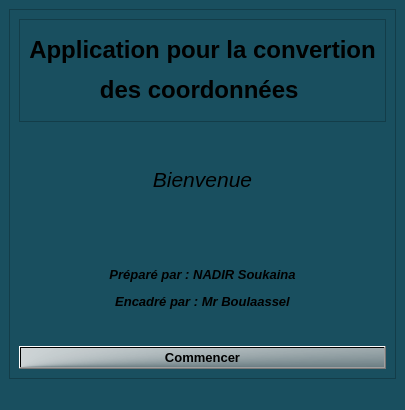
<?xml version="1.0" encoding="UTF-8"?>
<ui version="4.0">
 <class>MainWindow</class>
 <widget class="QMainWindow" name="MainWindow">
  <property name="geometry">
   <rect>
    <x>0</x>
    <y>0</y>
    <width>312</width>
    <height>410</height>
   </rect>
  </property>
  <property name="windowTitle">
   <string>MainWindow</string>
  </property>
  <property name="styleSheet">
   <string notr="true">background-color: rgb(25, 79, 95);</string>
  </property>
  <widget class="QWidget" name="centralwidget">
   <layout class="QVBoxLayout" name="verticalLayout">
    <item>
     <widget class="QFrame" name="frame_4">
      <property name="frameShape">
       <enum>QFrame::StyledPanel</enum>
      </property>
      <property name="frameShadow">
       <enum>QFrame::Raised</enum>
      </property>
      <layout class="QVBoxLayout" name="verticalLayout_3">
       <item>
        <widget class="QFrame" name="frame_8">
         <property name="frameShape">
          <enum>QFrame::StyledPanel</enum>
         </property>
         <property name="frameShadow">
          <enum>QFrame::Raised</enum>
         </property>
         <layout class="QHBoxLayout" name="horizontalLayout_4">
          <item>
           <widget class="QLabel" name="label_5">
            <property name="text">
             <string>&lt;html&gt;&lt;head/&gt;&lt;body&gt;&lt;p align=&quot;center&quot;&gt;&lt;span style=&quot; font-size:18pt; font-weight:600;&quot;&gt;Application pour la convertion&lt;/span&gt;&lt;/p&gt;&lt;p align=&quot;center&quot;&gt;&lt;span style=&quot; font-size:18pt; font-weight:600;&quot;&gt;des coordonnées &lt;/span&gt;&lt;/p&gt;&lt;/body&gt;&lt;/html&gt;</string>
            </property>
           </widget>
          </item>
         </layout>
        </widget>
       </item>
       <item>
        <widget class="QLabel" name="label_2">
         <property name="mouseTracking">
          <bool>true</bool>
         </property>
         <property name="focusPolicy">
          <enum>Qt::WheelFocus</enum>
         </property>
         <property name="acceptDrops">
          <bool>false</bool>
         </property>
         <property name="styleSheet">
          <string notr="true">image: url(:/newPrefix/image.png);
image: url(:/newPrefix/image.png);</string>
         </property>
         <property name="text">
          <string>&lt;html&gt;&lt;head/&gt;&lt;body&gt;&lt;p align=&quot;center&quot;&gt;&lt;span style=&quot; font-size:16pt; font-style:italic;&quot;&gt;Bienvenue&lt;/span&gt;&lt;/p&gt;&lt;/body&gt;&lt;/html&gt;</string>
         </property>
         <property name="textFormat">
          <enum>Qt::AutoText</enum>
         </property>
         <property name="wordWrap">
          <bool>false</bool>
         </property>
        </widget>
       </item>
       <item>
        <widget class="QLabel" name="label_6">
         <property name="minimumSize">
          <size>
           <width>0</width>
           <height>100</height>
          </size>
         </property>
         <property name="text">
          <string>&lt;html&gt;&lt;head/&gt;&lt;body&gt;&lt;p align=&quot;center&quot;&gt;&lt;span style=&quot; font-size:10pt; font-weight:600; font-style:italic;&quot;&gt;Préparé par : NADIR Soukaina&lt;/span&gt;&lt;/p&gt;&lt;p align=&quot;center&quot;&gt;&lt;span style=&quot; font-size:10pt; font-weight:600; font-style:italic;&quot;&gt;Encadré par : Mr Boulaassel&lt;/span&gt;&lt;/p&gt;&lt;/body&gt;&lt;/html&gt;</string>
         </property>
        </widget>
       </item>
       <item>
        <widget class="QPushButton" name="pushButton_2">
         <property name="font">
          <font>
           <family>MS Shell Dlg 2</family>
           <pointsize>10</pointsize>
           <weight>75</weight>
           <italic>false</italic>
           <bold>true</bold>
          </font>
         </property>
         <property name="styleSheet">
          <string notr="true">background-color: qconicalgradient(cx:0, cy:1, angle:0, stop:0 rgba(151, 151, 151, 169), stop:0.373979 rgba(255, 255, 255, 255), stop:0.373991 rgba(33, 30, 255, 255), stop:0.624018 rgba(33, 30, 255, 255), stop:0.624043 rgba(255, 0, 0, 255), stop:1 rgba(255, 0, 0, 255));</string>
         </property>
         <property name="text">
          <string>Commencer</string>
         </property>
        </widget>
       </item>
      </layout>
     </widget>
    </item>
   </layout>
  </widget>
  <widget class="QStatusBar" name="statusbar"/>
 </widget>
 <resources>
  <include location="logo.qrc"/>
 </resources>
 <connections/>
</ui>
